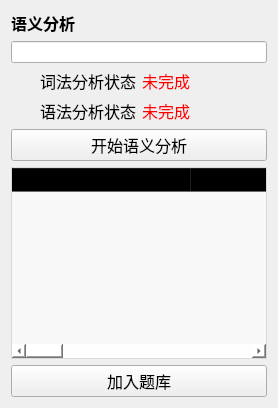
       <widget class="QWidget" name="pageSyntax">
        <layout class="QVBoxLayout" name="verticalLayout_2">
         <item>
          <widget class="QLabel" name="label_27">
           <property name="font">
            <font>
             <family>微软雅黑</family>
             <pointsize>12</pointsize>
             <weight>75</weight>
             <bold>true</bold>
            </font>
           </property>
           <property name="text">
            <string>语义分析</string>
           </property>
          </widget>
         </item>
         <item>
          <widget class="QLineEdit" name="uploadDisplay_3">
           <property name="readOnly">
            <bool>true</bool>
           </property>
          </widget>
         </item>
         <item>
          <layout class="QHBoxLayout" name="horizontalLayout_11">
           <item>
            <widget class="QLabel" name="label_6">
             <property name="font">
              <font>
               <family>微软雅黑</family>
               <pointsize>12</pointsize>
               <weight>50</weight>
               <bold>false</bold>
              </font>
             </property>
             <property name="text">
              <string>词法分析状态</string>
             </property>
             <property name="alignment">
              <set>Qt::AlignRight|Qt::AlignTrailing|Qt::AlignVCenter</set>
             </property>
            </widget>
           </item>
           <item>
            <widget class="QLabel" name="scannerCheck_2">
             <property name="font">
              <font>
               <family>微软雅黑</family>
               <pointsize>12</pointsize>
              </font>
             </property>
             <property name="styleSheet">
              <string notr="true">color:#ff0000;</string>
             </property>
             <property name="text">
              <string>未完成</string>
             </property>
            </widget>
           </item>
          </layout>
         </item>
         <item>
          <layout class="QHBoxLayout" name="horizontalLayout_12">
           <item>
            <widget class="QLabel" name="label_8">
             <property name="font">
              <font>
               <family>微软雅黑</family>
               <pointsize>12</pointsize>
               <weight>50</weight>
               <bold>false</bold>
              </font>
             </property>
             <property name="styleSheet">
              <string notr="true"/>
             </property>
             <property name="text">
              <string>语法分析状态</string>
             </property>
             <property name="alignment">
              <set>Qt::AlignRight|Qt::AlignTrailing|Qt::AlignVCenter</set>
             </property>
            </widget>
           </item>
           <item>
            <widget class="QLabel" name="parserCheck">
             <property name="font">
              <font>
               <family>微软雅黑</family>
               <pointsize>12</pointsize>
              </font>
             </property>
             <property name="styleSheet">
              <string notr="true">color:#ff0000;</string>
             </property>
             <property name="text">
              <string>未完成</string>
             </property>
            </widget>
           </item>
          </layout>
         </item>
         <item>
          <widget class="QPushButton" name="startSyntaxBtn">
           <property name="font">
            <font>
             <family>微软雅黑</family>
             <pointsize>12</pointsize>
            </font>
           </property>
           <property name="text">
            <string>开始语义分析</string>
           </property>
          </widget>
         </item>
         <item>
          <widget class="QTableWidget" name="syntaxTbl">
           <property name="font">
            <font>
             <family>微软雅黑</family>
             <pointsize>10</pointsize>
             <weight>75</weight>
             <bold>true</bold>
            </font>
           </property>
           <property name="styleSheet">
            <string notr="true">background-color: rgba(255, 255, 255, 150);</string>
           </property>
           <property name="editTriggers">
            <set>QAbstractItemView::NoEditTriggers</set>
           </property>
           <property name="selectionBehavior">
            <enum>QAbstractItemView::SelectRows</enum>
           </property>
           <attribute name="horizontalHeaderCascadingSectionResizes">
            <bool>false</bool>
           </attribute>
           <attribute name="horizontalHeaderMinimumSectionSize">
            <number>180</number>
           </attribute>
           <attribute name="horizontalHeaderDefaultSectionSize">
            <number>180</number>
           </attribute>
           <attribute name="horizontalHeaderStretchLastSection">
            <bool>true</bool>
           </attribute>
           <attribute name="verticalHeaderDefaultSectionSize">
            <number>30</number>
           </attribute>
           <column>
            <property name="text">
             <string>题号</string>
            </property>
           </column>
           <column>
            <property name="text">
             <string>题目内容</string>
            </property>
           </column>
           <column>
            <property name="text">
             <string>科目</string>
            </property>
           </column>
           <column>
            <property name="text">
             <string>年份</string>
            </property>
           </column>
           <column>
            <property name="text">
             <string>题目类型</string>
            </property>
           </column>
           <column>
            <property name="text">
             <string>答案</string>
            </property>
           </column>
          </widget>
         </item>
         <item>
          <widget class="QPushButton" name="addQuestionBtn">
           <property name="font">
            <font>
             <family>微软雅黑</family>
             <pointsize>12</pointsize>
            </font>
           </property>
           <property name="text">
            <string>加入题库</string>
           </property>
          </widget>
         </item>
        </layout>
       </widget>
